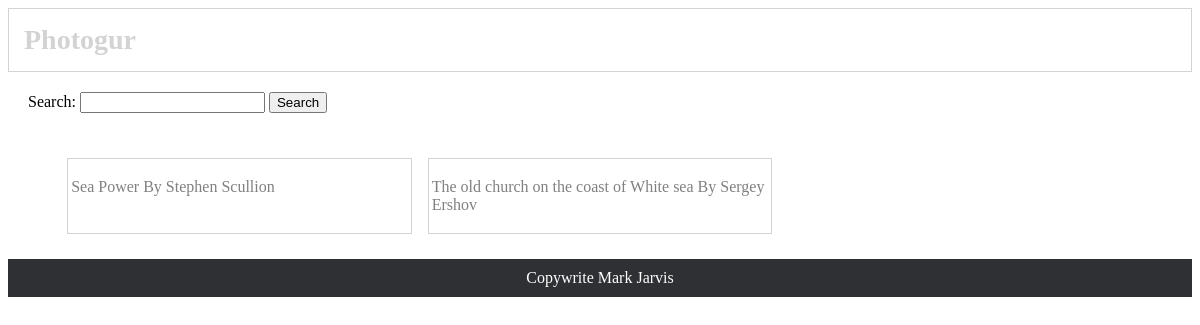
/pictures/, run on an earlier commit of the app's database.
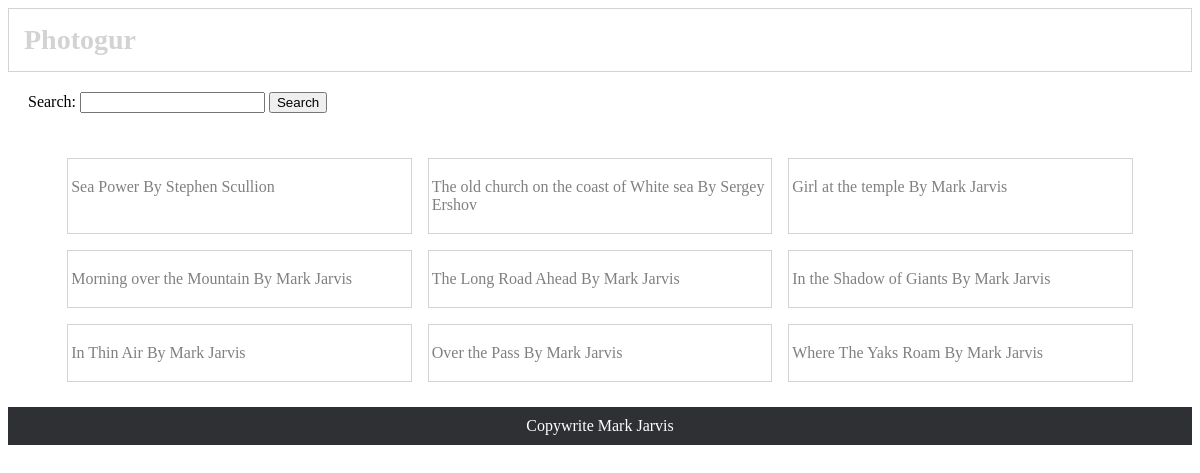
And on a later commit of the database.
### photogur/models.py (models this page shows, shortened)
class Picture(models.Model):
    title = models.CharField(max_length=255)
    artist = models.CharField(max_length=255)
    url = models.CharField(max_length=255)

### photogur/views.py (the view)
# urls.py: path('pictures/', pictures),
def pictures(request):
    context = {'pictures': Picture.objects.all()}
    response = render(request, 'pictures.html', context)
    return HttpResponse(response)

### photogur/templates/pictures.html (shortened to what this page needs)
{% extends 'base.html' %}
{% block content %}
<body>
    <ul  class = "photo_list">
        {% for picture in pictures %}
            <a class ="image_block" href="{% url 'picture_details' id=picture.pk %}">
                <li>
                    <p class ="info">{{ picture.title }} By {{ picture.artist  }} </p>
                </li>
            </a>
        {% endfor %}
    </ul>
</body>
{% endblock %}

### photogur/templates/base.html (shortened to what this page needs)
{% load staticfiles %}
<!DOCTYPE html>
<html lang="en">
<head>
    <link rel="stylesheet" href="{% static 'css/main.css' %}">
</head>
<body>
    <header>
        <h1>Photogur</h1>
    </header>
        <form class=form action="{% url 'picture_search' %}" method="GET">
            <label for="picture_search">
                <span>Search:</span>
                <input type="search" id="picture_search" name="query" value="{{ query }}"/>
            </label>
            <input type="Submit" value="Search">
        </form>
    {% block content %}
    {% endblock %}
    <footer> Copywrite Mark Jarvis </footer>
</body>
</html>

### photogur/static/css/main.css (style rules this page uses)
footer { text-align: center; padding: 10px; background-color: #2e3033; color: white; }
.image_block { border: 1px solid lightgrey; padding: 3px; }
.info { display: inline-block; color: grey; }
.photo_list { list-style: none; margin:5px auto; padding: 20px 5%; }
.form { display: block; padding: 20px; }
h1 { display: block; margin: 0px; padding: 15px; color: lightgrey; font-size: 28px; border: 1px solid lightgrey; }
.photo_list { border: 2px solid ligthgrey; }
@media screen and (min-width: 640px) { .photo_list { display: grid; grid-template-columns: 1fr 1fr; grid-gap: 1em; } }
@media screen and (min-width: 900px) { .photo_list { display: grid; grid-template-columns: 1fr 1fr 1fr; grid-gap: 1em; } }

What changed in the data, as far as the page shows it:
added Picture: title "Girl at the temple", artist "Mark Jarvis"
added Picture: title "Morning over the Mountain", artist "Mark Jarvis"
added Picture: title "The Long Road Ahead", artist "Mark Jarvis"
added Picture: title "In the Shadow of Giants", artist "Mark Jarvis"
added Picture: title "In Thin Air", artist "Mark Jarvis"
added Picture: title "Over the Pass", artist "Mark Jarvis"
added Picture: title "Where The Yaks Roam", artist "Mark Jarvis"
